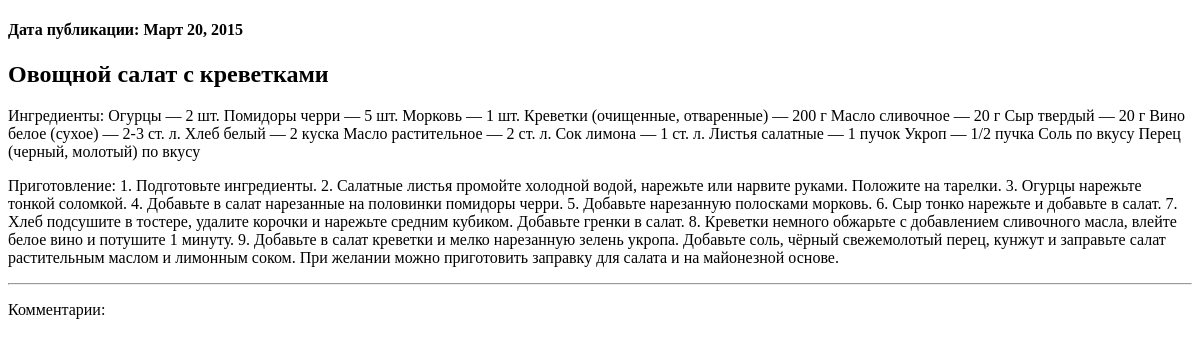
/page/2/, run on an earlier commit of the app's database.
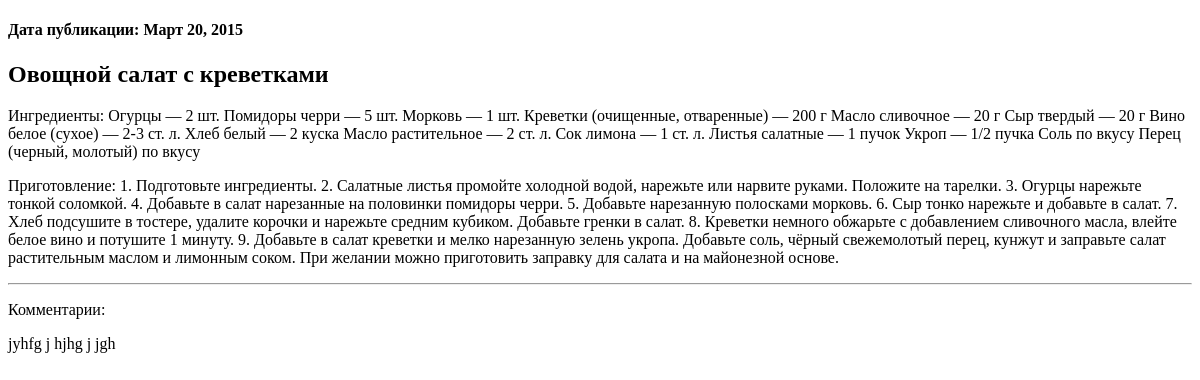
And on a later commit of the database.
### recipes/models.py (models this page shows)
class Comments(models.Model):
    class  Meta():
        db_table='comments'
    comments_text=models.TextField()
    comments_recipe=models.ForeignKey(Recipe)
    comments_date=models.DateField()

### recipes/views.py (the view)
# urls.py: url(r'^page/(?P<recipe_id>\d+)/$', 'recipes.views.recipe'),
def recipe(request, recipe_id=1):
    return render_to_response('recipe.html', {'recipe':Recipe.objects.get(id=recipe_id), 'comments':Comments.objects.filter(comments_recipe_id=recipe_id)})

### recipes/templates/recipe.html (shortened to what this page needs)
{% extends 'main.html' %}
{% block recipe %}
<h4>Дата публикации: {{recipe.recipe_date}}</h4>
<h2>{{recipe.recipe_title}}</h2>
<p>{{recipe.recipe_ingredients}}</p>
<p>{{recipe.recipe_text}}</p>
<hr>
<div class='large-offset-1 large-8 columns'>
    <p>Комментарии:</p>
    {% for comment in comments %}
    <p>{{comment.comments_text}}</p>
    {%endfor%}
{% endblock %}

What changed in the data, as far as the page shows it:
added Comments: comments_text "jyhfg j hjhg j jgh"
